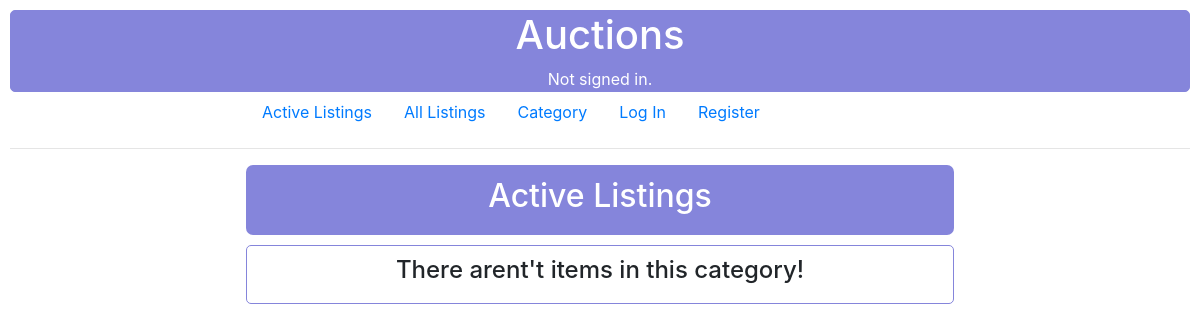
The app's page /, older data.
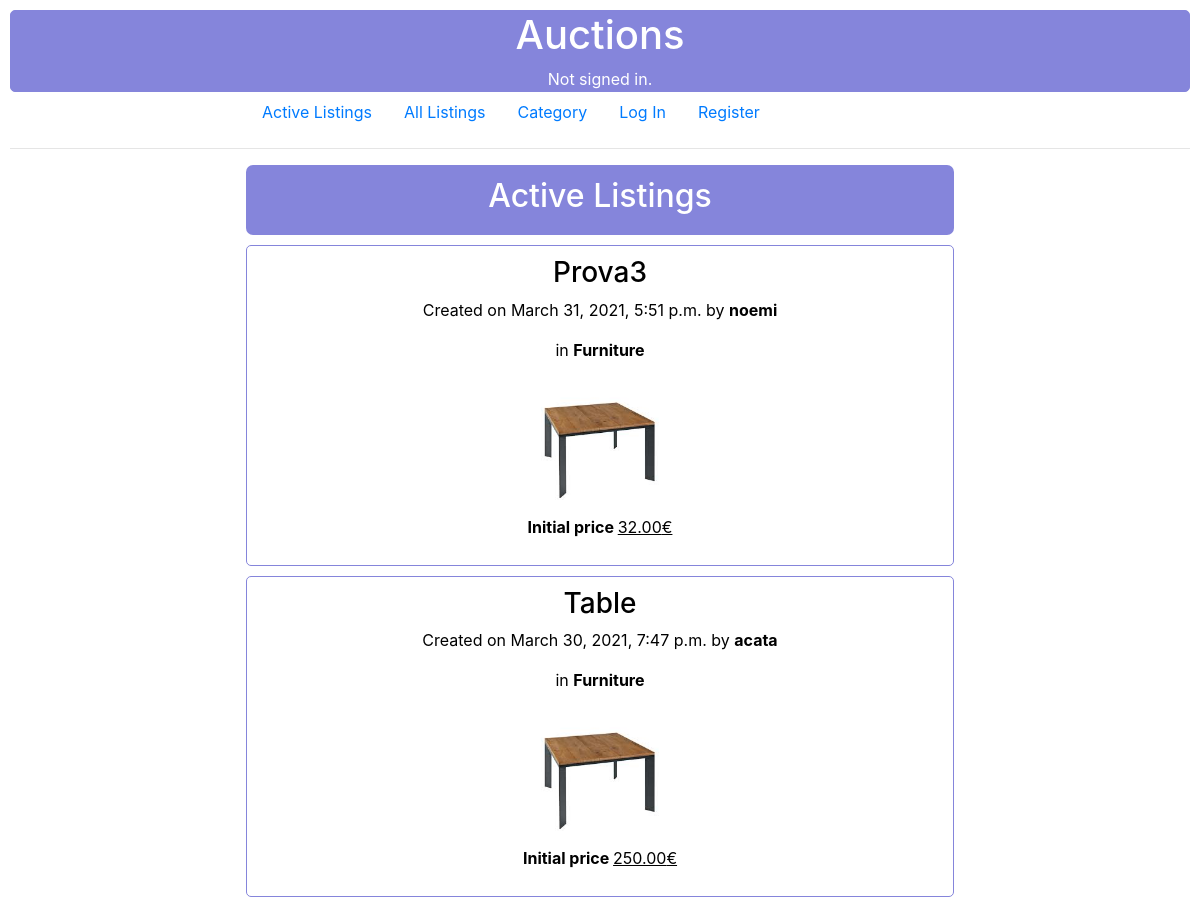
The same page, newer data.
### auctions/models.py (models this page shows, shortened)
class Listing(models.Model):
    title = models.CharField(max_length=64)
    description = models.TextField(max_length=450)
    price = models.DecimalField(max_digits=5, decimal_places=2)
    image = models.ImageField(upload_to='items')
    date = models.DateTimeField()
    actual_bid = models.DecimalField(max_digits=5, decimal_places=2, default=0)
    on_sell = models.BooleanField(default=True)
    owner = models.ForeignKey(User, on_delete=models.CASCADE, default=None, related_name="owner")
    category = models.ForeignKey(Category, on_delete=models.CASCADE, default=None, related_name="category")
    class Meta:
        ordering = ['-date']

class User(AbstractUser):
    pass

class Category(models.Model):
    name = models.CharField(max_length=25, blank=True)
    def __str__(self):
        return f"{self.name}"
    class Meta:
        ordering = ['name']

### auctions/views.py (the view)
# urls.py: path("", views.index, name="index"),
def index(request):
    return render(request, "auctions/index.html", {
            "items": Listing.objects.exclude(on_sell=False),
            "all": False
        })

### auctions/templates/auctions/index.html (shortened to what this page needs)
{% extends "auctions/layout.html" %}
{% block body %}
    {%if all %}
    <div id="index">
        <h2>All Listings</h2>
    </div>
    {%else%}
        <div id="index">
            <h2>Active Listings</h2>
        </div>
    {%endif%}
    {% for item in items%}
        <a class="cont" href="{% url 'details' item.id%}" title="More details for {{item.title}}">
            <form>
            <h3> {{item.title}} </h3>
            <p> Created on {{item.date}}  by <b>{{item.owner}}</b></p>
            <p> in <b>{{item.category}}</b></p>
            <img src="{{ item.image.url}}" alt="item" loading="lazy" class="displayed">
            <p> <strong> Initial price </strong> <u>{{item.price}}€</u></p>
            </form>
        </a>
    {%empty%}
    <div class="container">
        <h4> There arent't items in this category! </h4>
    </div>
    {%endfor%}
{% endblock %}

Row changes from the older to the newer data that the page shows:
added Listing: title "Prova3", date "March 31, 2021, 5:51 p.m.", owner "noemi", category "Furniture", image (picture), price "32.00"
added Listing: title "Table", date "March 30, 2021, 7:47 p.m.", owner "acata", category "Furniture", image (picture), price "250.00"
Text that changed along with them:
text no longer shown: "There arent't items in this category!"
